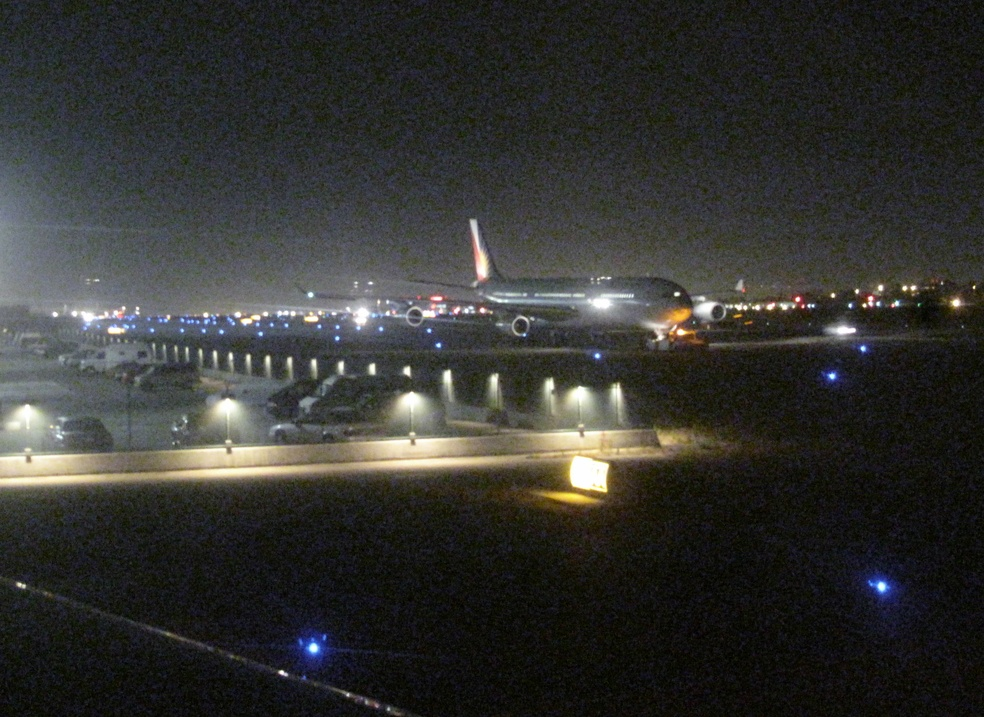
#> input picture tools/quality_validation/noise_ringing_validation/images/NR004.jpg, 984 x 717 px, shrunk from 2829 x 2061 before the run
$ python -i classical_quality_metrics.py   (imports and definitions only)   (older library calls are emulated)
#> lines starting #> are read from the running program, lines starting #| are printed output that depends on the picture
#> further down, picture is the input picture: shape (717, 984, 3); mean B, G, R 49, 51.9, 51.6
"""Research-only classical NR metrics. Not used by production scoring."""

from __future__ import annotations

from typing import Any

import numpy as np

try:
    import cv2
except ImportError:  # pragma: no cover
    cv2 = None  # type: ignore


def analyze_bgr(bgr: np.ndarray) -> dict[str, float]:
    if cv2 is None:
        raise RuntimeError("OpenCV is required for classical research metrics")
    gray = cv2.cvtColor(bgr, cv2.COLOR_BGR2GRAY).astype(np.float64)
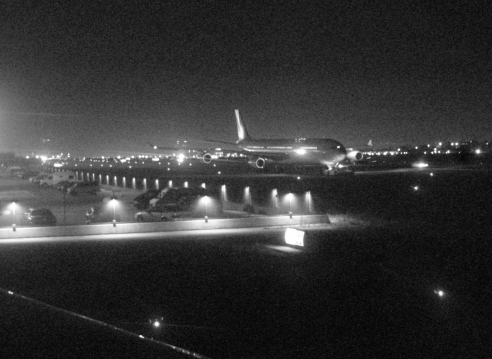
#> gray: shape (717, 984) float64 (shown at 1/2 size); min 0, max 255, mean 51.5
    mean = float(np.mean(gray))
#> mean = 51.49
    std = float(np.std(gray))
#> std = 43.82
    lap = cv2.Laplacian(gray, cv2.CV_64F)
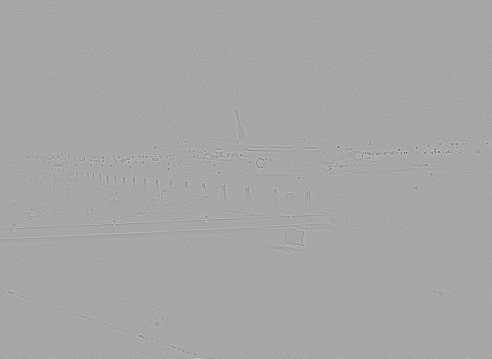
#> lap: shape (717, 984) float64 (shown at 1/2 size); min -299, max 158, mean 0; drawn with min black and max white
    gx = cv2.Sobel(gray, cv2.CV_64F, 1, 0, ksize=3)
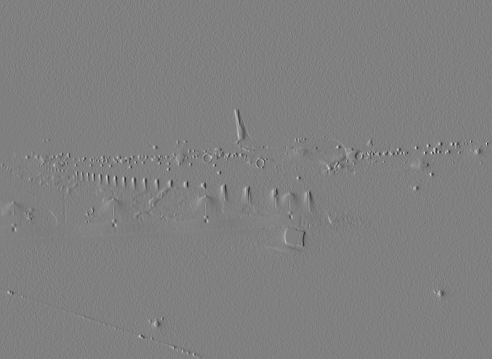
#> gx: shape (717, 984) float64 (shown at 1/2 size); min -729, max 719, mean -0.5; drawn with min black and max white
    gy = cv2.Sobel(gray, cv2.CV_64F, 0, 1, ksize=3)
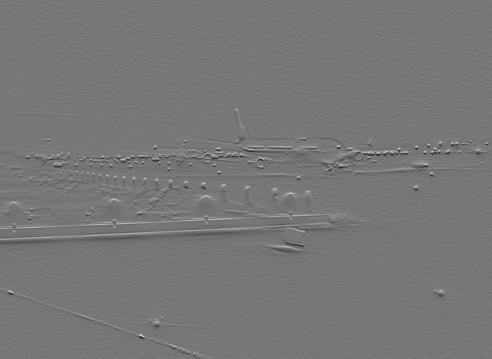
#> gy: shape (717, 984) float64 (shown at 1/2 size); min -683, max 778, mean -0.1; drawn with min black and max white
    tenengrad = float(np.mean(gx * gx + gy * gy))
#> tenengrad = 3743.6
    laplacian_var = float(np.var(lap))
#> laplacian_var = 338.4
    shadow = float(np.mean(gray < 8.0))
#> shadow = 0.0171
    highlight = float(np.mean(gray > 247.0))
#> highlight = 0.00413
    gmin, gmax = float(np.min(gray)), float(np.max(gray))
#> gmin = 0; gmax = 255
    michelson = (gmax - gmin) / (gmax + gmin + 1e-6)
#> michelson = 1
    return {
        "sharpness_laplacian_var": laplacian_var,
        "sharpness_tenengrad": tenengrad,
        "blur_inv_laplacian": 1.0 / (1.0 + laplacian_var / 420.0),
        "noise_immerkaer": _immerkaer(gray),
        "noise_residual_std": _residual_std(gray),
        "brightness_mean": mean / 255.0,
        "exposure_clip_frac": shadow + highlight,
        "exposure_triangle_048": max(0.0, min(1.0, 1.0 - abs(mean / 255.0 - 0.48) * 2.2)),
        "contrast_rms": std / 72.0,
        "contrast_michelson": float(michelson),
        "blocking_boundary_ratio": _blocking_boundary_ratio(gray),
        "blocking_flat_frac": _flat_block_frac(gray),
        "ringing_edge_lap": _ringing_edge_lap(gray.astype(np.uint8)),
    }


# [8 lines left out: function analyze_image_bytes, not called in this run]


def _residual_std(gray: np.ndarray) -> float:
    g8 = np.clip(gray, 0, 255).astype(np.uint8)
    blur = cv2.GaussianBlur(g8, (5, 5), 0)
    return float(np.std(np.abs(g8.astype(np.float64) - blur.astype(np.float64))))


def _immerkaer(gray: np.ndarray) -> float:
    """σ estimate from Immerkaer Laplacian convolution."""
    kernel = np.array([[1, -2, 1], [-2, 4, -2], [1, -2, 1]], dtype=np.float64)
    conv = cv2.filter2D(gray, cv2.CV_64F, kernel)
    h, w = gray.shape
    if h < 3 or w < 3:
        return 0.0
    return float(np.sqrt(np.pi / 2.0) * np.mean(np.abs(conv[1:-1, 1:-1])) / 6.0)


def _blocking_boundary_ratio(gray: np.ndarray) -> float:
    """Mean |Δ| on 8-pixel grid lines vs off-grid neighbors. Higher = more blocking."""
    h, w = gray.shape
#> h = 717; w = 984
    if h < 16 or w < 16:
        return 0.0

    def _ratio(axis: int) -> float:
        # axis=1: vertical edges (columns); axis=0: horizontal edges (rows)
#> called with axis = 1
        bound: list[float] = []
        interior: list[float] = []
        length = w if axis == 1 else h
#> length = 984
        for i in range(1, length):
            if axis == 1:
                delta = float(np.mean(np.abs(gray[:, i] - gray[:, i - 1])))
            else:
                delta = float(np.mean(np.abs(gray[i, :] - gray[i - 1, :])))
            if i % 8 == 0:
                bound.append(delta)
            else:
                interior.append(delta)
        if not bound or not interior:
            return 0.0
        return float(np.mean(bound) / (float(np.mean(interior)) + 1e-6))

    return 0.5 * (_ratio(1) + _ratio(0))


def _flat_block_frac(gray: np.ndarray) -> float:
    h, w = gray.shape
    block = 8
    if h < block * 2 or w < block * 2:
        return 0.0
    flat = 0
    total = 0
    for y in range(0, h - block, block):
        for x in range(0, w - block, block):
            patch = gray[y : y + block, x : x + block]
            total += 1
            if float(np.var(patch)) < 8.0:
                flat += 1
#> after the loop, flat = 5; total = 10858
    return flat / total if total else 0.0


def _ringing_edge_lap(gray_u8: np.ndarray) -> float:
    if cv2 is None:
        return 0.0
    edges = cv2.Canny(gray_u8, 80, 160)
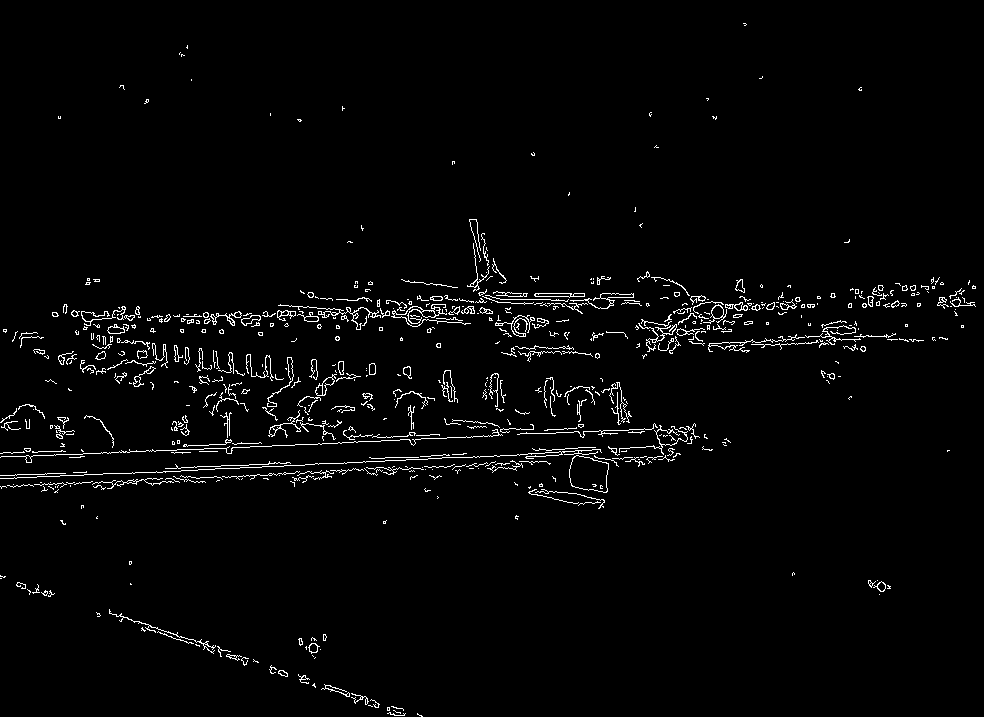
#> edges: shape (717, 984); 2.3% white in thin lines or dots
    lap = cv2.Laplacian(gray_u8, cv2.CV_64F)
    mask = edges > 0
#> mask: shape (717, 984) bool; 2.3% white in thin lines or dots
    if int(np.count_nonzero(mask)) == 0:
        return 0.0
    return float(np.mean(np.abs(lap[mask])))


# [11 lines left out: function metric_direction, not called in this run]

>>> import cv2
>>> picture = cv2.imread('noise_ringing_validation/images/NR004.jpg')
>>> result = analyze_bgr(picture)
#> result = 13 items

$ run again, on tools/quality_validation/noise_ringing_validation/images/NR006.jpg
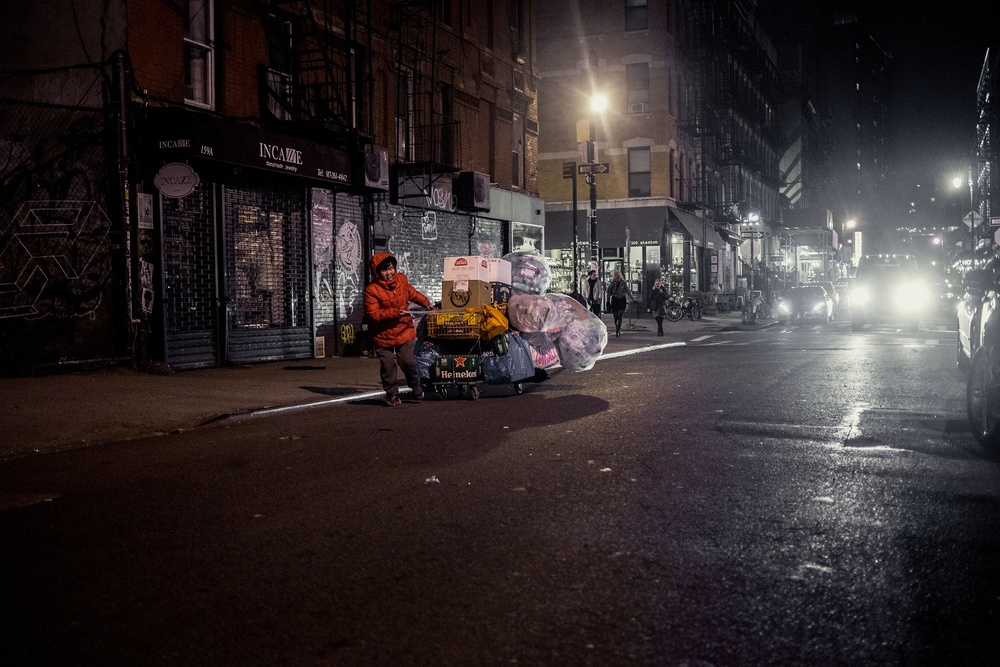
#> input picture tools/quality_validation/noise_ringing_validation/images/NR006.jpg, 1000 x 667 px, shrunk from 2048 x 1365 before the run
#> picture is the input picture: shape (667, 1000, 3); mean B, G, R 45.2, 44.4, 52
#> mean = 46.75
#> std = 48.58
#> in analyze_bgr, `gy = cv2.Sobel(gray, cv2.CV_64F, 0, 1, ksize=3)`:
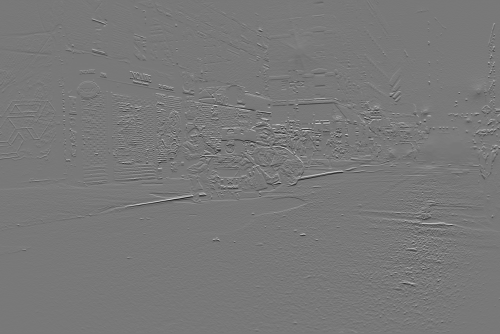
#> gy: shape (667, 1000) float64 (shown at 1/2 size); min -746, max 827, mean 0; drawn with min black and max white
#> tenengrad = 7892.3
#> laplacian_var = 1042.8
#> shadow = 0.19
#> highlight = 0.000115
#> gmin = 0; gmax = 255
#> michelson = 1
#> in _blocking_boundary_ratio, `h, w = gray.shape`: h = 667; w = 1000
#> after the loop in _flat_block_frac, `for y in range(0, h - block, block):`: flat = 1545; total = 10292
#> in _ringing_edge_lap, `edges = cv2.Canny(gray_u8, 80, 160)`:
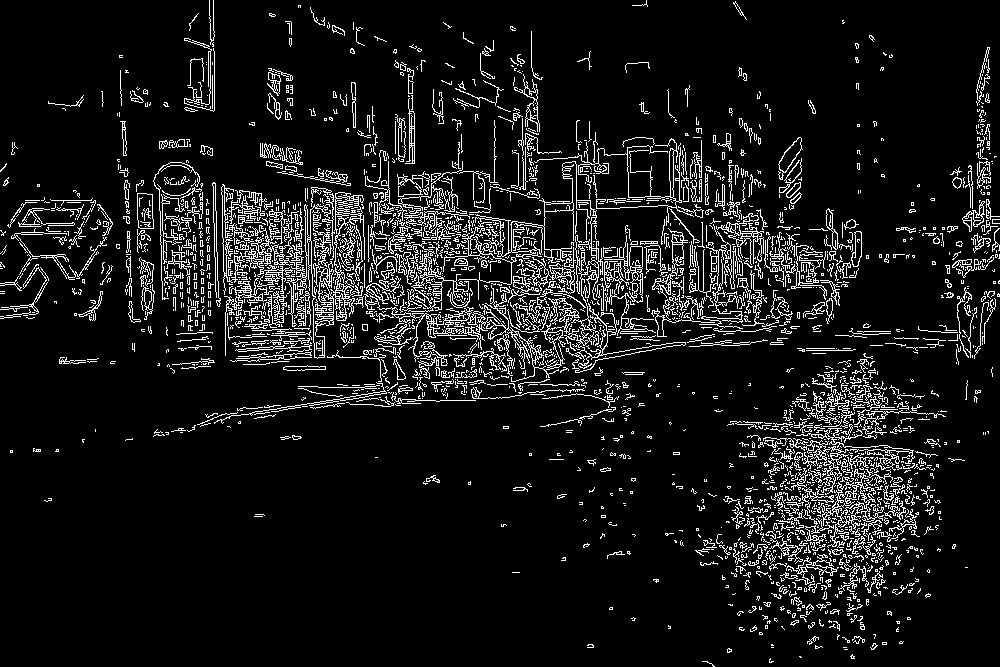
#> edges: shape (667, 1000); 9% white in thin lines or dots
#> mask: shape (667, 1000) bool; 9% white in thin lines or dots
#> result = 13 items

$ run again, on tools/quality_validation/noise_ringing_validation/images/NR007.jpg
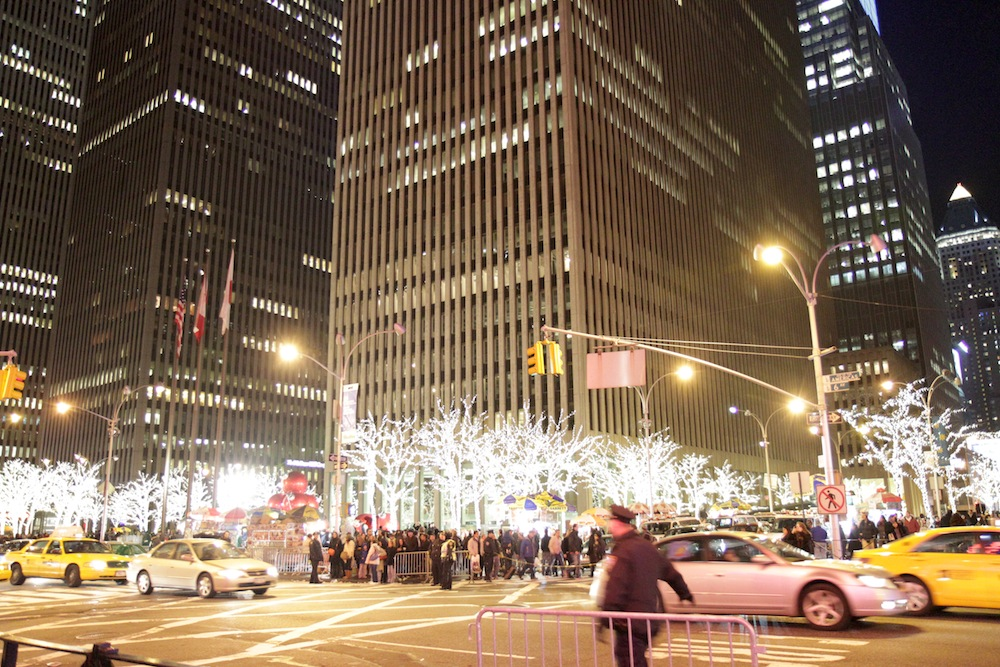
#> input picture tools/quality_validation/noise_ringing_validation/images/NR007.jpg, 1000 x 667 px
#> picture is the input picture: shape (667, 1000, 3); mean B, G, R 88.2, 108.7, 129.6
#> mean = 112.6
#> std = 70.06
#> tenengrad = 30521.8
#> laplacian_var = 1738.9
#> shadow = 0.00391
#> highlight = 0.0463
#> gmin = 0; gmax = 255
#> michelson = 1
#> in _immerkaer, `conv = cv2.filter2D(gray, cv2.CV_64F, kernel)`:
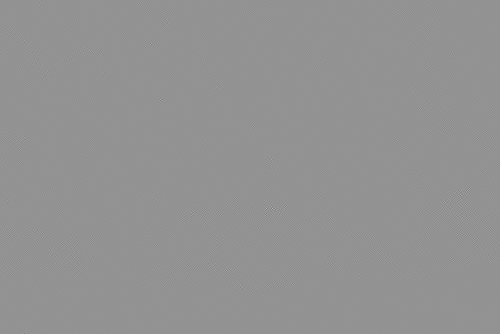
#> conv: shape (667, 1000) float64 (shown at 1/2 size); min -510, max 376, mean 0; drawn with min black and max white
#> in _blocking_boundary_ratio, `h, w = gray.shape`: h = 667; w = 1000
#> after the loop in _flat_block_frac, `for y in range(0, h - block, block):`: flat = 333; total = 10292
#> in _ringing_edge_lap, `edges = cv2.Canny(gray_u8, 80, 160)`:
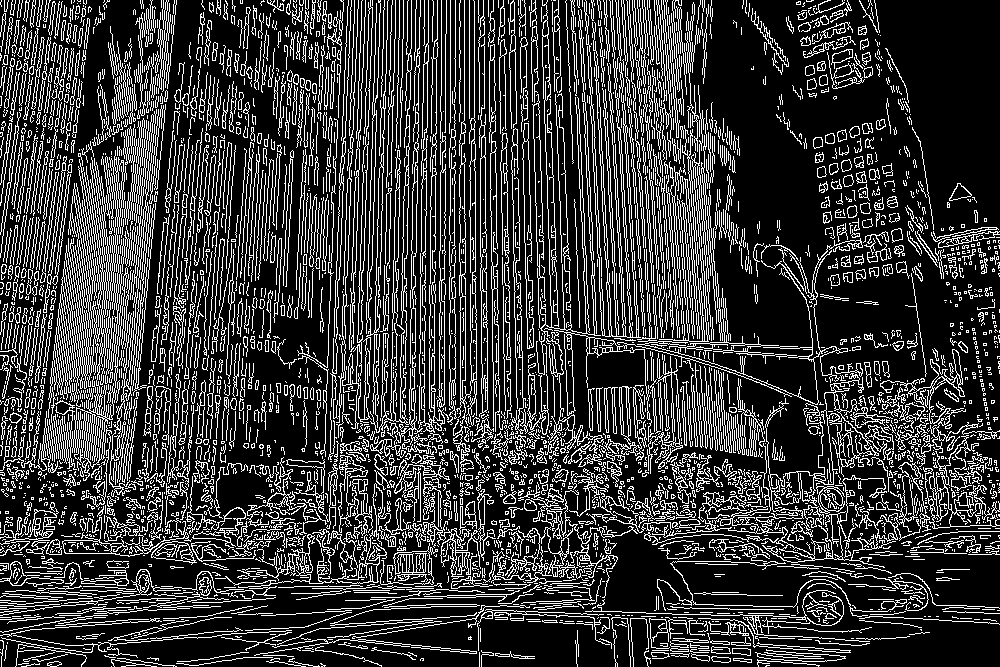
#> edges: shape (667, 1000); 22.2% white in thin lines or dots
#> mask: shape (667, 1000) bool; 22.2% white in thin lines or dots
#> result = 13 items
